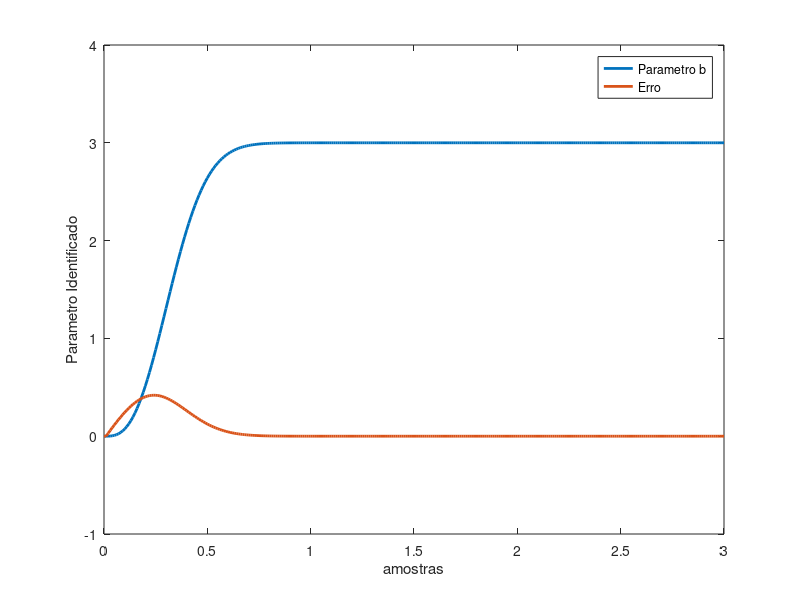

This chart was generated by the following MATLAB code: (Note: this script raises an error after producing the figure.)
close all
clear all

%%%%%%%%%%%%%%%%%%%%%%%%%%%
% dados de simulacao
% \dot{x}(t) = -2x(t)+bu(t)
% x = (b/(s+2))u

%%%%%%%%%%%%%%%%%%%%%%%%%%%

b     = 3;
num   = b;
den   = [1 2];
ftx   = tf(num,den);
N     = 3;
dt    = 0.01;
T     = 0:dt:N;
u     = ones(1,N/dt+1); 
[Y,T] = lsim(ftx,u,T);

%%%%%%%%%%%%%%%%%%%%%%%%%%%%%%%%%%%%%%%%%%
% algoritmo de identificacao de parametros
%%%%%%%%%%%%%%%%%%%%%%%%%%%%%%%%%%%%%%%%%%

teta(1)     = 0;
erro(1)     = 0;
ftx1        = tf(1,den);
[phi,T]     = lsim(ftx1,u,T);
gama        = 1000;
ms          = 10;

for k = 1:N/dt
    
    teta(k+1) = teta(k) + gama*dt*((Y(k) - teta(k)*phi(k))/ms)*phi(k);
    erro(k+1)   = Y(k) - teta(k)*phi(k);
end

figure(1)
plot(T,teta,'LineWidth',2)
hold on
plot(T,erro,'LineWidth',2)
legend('Parametro b','Erro')
xlabel('amostras')
ylabel('Parametro Identificado')
ax =gca;
ax.FontSize = 14;
hold off
saveas(1,'ex1_agosto_2021_a')

% Gráfico do erro
figure(2)
plot(T,erro,'linewidth',2)
xlabel('samples')
ylabel('erro')
ax

